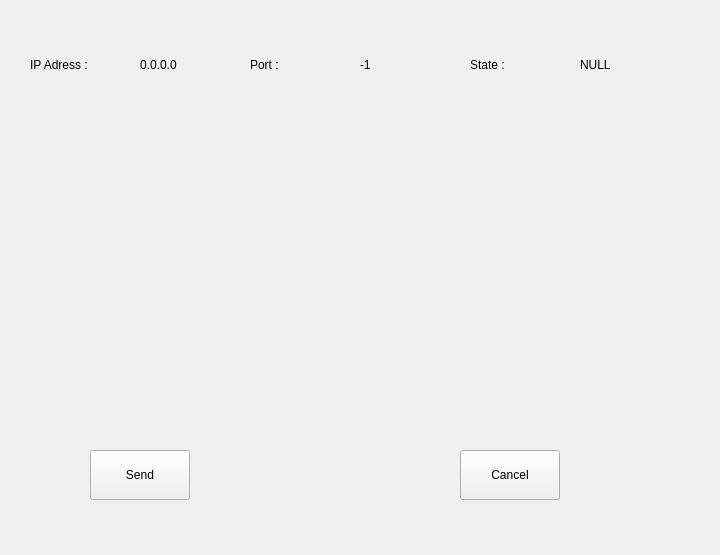
<?xml version="1.0" encoding="UTF-8"?>
<ui version="4.0">
 <class>mainui_A</class>
 <widget class="QWidget" name="mainui_A">
  <property name="geometry">
   <rect>
    <x>0</x>
    <y>0</y>
    <width>720</width>
    <height>555</height>
   </rect>
  </property>
  <property name="minimumSize">
   <size>
    <width>720</width>
    <height>555</height>
   </size>
  </property>
  <property name="maximumSize">
   <size>
    <width>720</width>
    <height>555</height>
   </size>
  </property>
  <property name="windowTitle">
   <string>Form</string>
  </property>
  <widget class="QLabel" name="IpLabel">
   <property name="geometry">
    <rect>
     <x>30</x>
     <y>40</y>
     <width>100</width>
     <height>50</height>
    </rect>
   </property>
   <property name="text">
    <string>IP Adress :</string>
   </property>
  </widget>
  <widget class="QLabel" name="IpText">
   <property name="geometry">
    <rect>
     <x>140</x>
     <y>40</y>
     <width>100</width>
     <height>50</height>
    </rect>
   </property>
   <property name="text">
    <string>0.0.0.0</string>
   </property>
  </widget>
  <widget class="QLabel" name="PortLabel">
   <property name="geometry">
    <rect>
     <x>250</x>
     <y>40</y>
     <width>100</width>
     <height>50</height>
    </rect>
   </property>
   <property name="text">
    <string>Port : </string>
   </property>
  </widget>
  <widget class="QLabel" name="PortText">
   <property name="geometry">
    <rect>
     <x>360</x>
     <y>40</y>
     <width>100</width>
     <height>50</height>
    </rect>
   </property>
   <property name="text">
    <string>-1</string>
   </property>
  </widget>
  <widget class="QLabel" name="StateLabel">
   <property name="geometry">
    <rect>
     <x>470</x>
     <y>40</y>
     <width>100</width>
     <height>50</height>
    </rect>
   </property>
   <property name="text">
    <string>State : </string>
   </property>
  </widget>
  <widget class="QLabel" name="StateText">
   <property name="geometry">
    <rect>
     <x>580</x>
     <y>40</y>
     <width>100</width>
     <height>50</height>
    </rect>
   </property>
   <property name="text">
    <string>NULL</string>
   </property>
  </widget>
  <widget class="QPushButton" name="SendButton">
   <property name="geometry">
    <rect>
     <x>90</x>
     <y>450</y>
     <width>100</width>
     <height>50</height>
    </rect>
   </property>
   <property name="text">
    <string>Send</string>
   </property>
  </widget>
  <widget class="QPushButton" name="CancelButton">
   <property name="geometry">
    <rect>
     <x>460</x>
     <y>450</y>
     <width>100</width>
     <height>50</height>
    </rect>
   </property>
   <property name="text">
    <string>Cancel</string>
   </property>
  </widget>
 </widget>
 <resources/>
 <connections/>
</ui>
